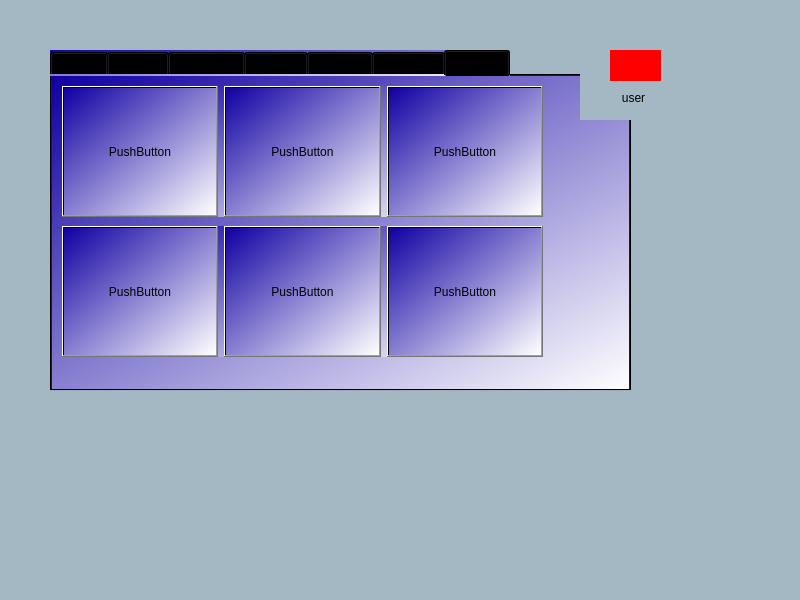
<?xml version="1.0" encoding="UTF-8"?>
<ui version="4.0">
 <class>MainWindow</class>
 <widget class="QMainWindow" name="MainWindow">
  <property name="geometry">
   <rect>
    <x>0</x>
    <y>0</y>
    <width>800</width>
    <height>600</height>
   </rect>
  </property>
  <property name="windowTitle">
   <string>Cartelera</string>
  </property>
  <property name="autoFillBackground">
   <bool>false</bool>
  </property>
  <property name="styleSheet">
   <string notr="true">background-color: #A4B8C4</string>
  </property>
  <widget class="QWidget" name="centralwidget">
   <widget class="QTabWidget" name="dias">
    <property name="geometry">
     <rect>
      <x>50</x>
      <y>50</y>
      <width>581</width>
      <height>341</height>
     </rect>
    </property>
    <property name="autoFillBackground">
     <bool>false</bool>
    </property>
    <property name="styleSheet">
     <string notr="true">background-color: qlineargradient(spread:pad, x1:0, y1:0, x2:1, y2:1, stop:0 rgba(16, 0, 162, 255), stop:1 rgba(255, 255, 255, 255));</string>
    </property>
    <property name="currentIndex">
     <number>6</number>
    </property>
    <widget class="QWidget" name="Lunes">
     <attribute name="title">
      <string>Lunes</string>
     </attribute>
     <layout class="QVBoxLayout" name="verticalLayout">
      <item>
       <layout class="QHBoxLayout" name="horizontalLayout_13">
        <item>
         <widget class="QPushButton" name="pushButton_37">
          <property name="sizePolicy">
           <sizepolicy hsizetype="Expanding" vsizetype="Expanding">
            <horstretch>0</horstretch>
            <verstretch>0</verstretch>
           </sizepolicy>
          </property>
          <property name="text">
           <string>PushButton</string>
          </property>
         </widget>
        </item>
        <item>
         <widget class="QPushButton" name="pushButton_39">
          <property name="sizePolicy">
           <sizepolicy hsizetype="Expanding" vsizetype="Expanding">
            <horstretch>0</horstretch>
            <verstretch>0</verstretch>
           </sizepolicy>
          </property>
          <property name="text">
           <string>PushButton</string>
          </property>
         </widget>
        </item>
        <item>
         <widget class="QPushButton" name="pushButton_38">
          <property name="sizePolicy">
           <sizepolicy hsizetype="Expanding" vsizetype="Expanding">
            <horstretch>0</horstretch>
            <verstretch>0</verstretch>
           </sizepolicy>
          </property>
          <property name="text">
           <string>PushButton</string>
          </property>
         </widget>
        </item>
       </layout>
      </item>
      <item>
       <layout class="QHBoxLayout" name="horizontalLayout_14">
        <item>
         <widget class="QPushButton" name="pushButton_40">
          <property name="sizePolicy">
           <sizepolicy hsizetype="Expanding" vsizetype="Expanding">
            <horstretch>0</horstretch>
            <verstretch>0</verstretch>
           </sizepolicy>
          </property>
          <property name="text">
           <string>PushButton</string>
          </property>
         </widget>
        </item>
        <item>
         <widget class="QPushButton" name="pushButton_41">
          <property name="sizePolicy">
           <sizepolicy hsizetype="Expanding" vsizetype="Expanding">
            <horstretch>0</horstretch>
            <verstretch>0</verstretch>
           </sizepolicy>
          </property>
          <property name="text">
           <string>PushButton</string>
          </property>
         </widget>
        </item>
        <item>
         <widget class="QPushButton" name="pushButton_42">
          <property name="sizePolicy">
           <sizepolicy hsizetype="Expanding" vsizetype="Expanding">
            <horstretch>0</horstretch>
            <verstretch>0</verstretch>
           </sizepolicy>
          </property>
          <property name="text">
           <string>PushButton</string>
          </property>
         </widget>
        </item>
       </layout>
      </item>
     </layout>
    </widget>
    <widget class="QWidget" name="Martes">
     <attribute name="title">
      <string>Martes</string>
     </attribute>
     <layout class="QVBoxLayout" name="verticalLayout_3">
      <item>
       <layout class="QHBoxLayout" name="horizontalLayout_11">
        <item>
         <widget class="QPushButton" name="pushButton_31">
          <property name="sizePolicy">
           <sizepolicy hsizetype="Expanding" vsizetype="Expanding">
            <horstretch>0</horstretch>
            <verstretch>0</verstretch>
           </sizepolicy>
          </property>
          <property name="text">
           <string>PushButton</string>
          </property>
         </widget>
        </item>
        <item>
         <widget class="QPushButton" name="pushButton_32">
          <property name="sizePolicy">
           <sizepolicy hsizetype="Expanding" vsizetype="Expanding">
            <horstretch>0</horstretch>
            <verstretch>0</verstretch>
           </sizepolicy>
          </property>
          <property name="text">
           <string>PushButton</string>
          </property>
         </widget>
        </item>
        <item>
         <widget class="QPushButton" name="pushButton_33">
          <property name="sizePolicy">
           <sizepolicy hsizetype="Expanding" vsizetype="Expanding">
            <horstretch>0</horstretch>
            <verstretch>0</verstretch>
           </sizepolicy>
          </property>
          <property name="text">
           <string>PushButton</string>
          </property>
         </widget>
        </item>
       </layout>
      </item>
      <item>
       <layout class="QHBoxLayout" name="horizontalLayout_12">
        <item>
         <widget class="QPushButton" name="pushButton_34">
          <property name="sizePolicy">
           <sizepolicy hsizetype="Expanding" vsizetype="Expanding">
            <horstretch>0</horstretch>
            <verstretch>0</verstretch>
           </sizepolicy>
          </property>
          <property name="text">
           <string>PushButton</string>
          </property>
         </widget>
        </item>
        <item>
         <widget class="QPushButton" name="pushButton_35">
          <property name="sizePolicy">
           <sizepolicy hsizetype="Expanding" vsizetype="Expanding">
            <horstretch>0</horstretch>
            <verstretch>0</verstretch>
           </sizepolicy>
          </property>
          <property name="text">
           <string>PushButton</string>
          </property>
         </widget>
        </item>
        <item>
         <widget class="QPushButton" name="pushButton_36">
          <property name="sizePolicy">
           <sizepolicy hsizetype="Expanding" vsizetype="Expanding">
            <horstretch>0</horstretch>
            <verstretch>0</verstretch>
           </sizepolicy>
          </property>
          <property name="text">
           <string>PushButton</string>
          </property>
         </widget>
        </item>
       </layout>
      </item>
     </layout>
    </widget>
    <widget class="QWidget" name="Miercoles">
     <attribute name="title">
      <string>Miercoles</string>
     </attribute>
     <widget class="QWidget" name="horizontalLayoutWidget">
      <property name="geometry">
       <rect>
        <x>10</x>
        <y>10</y>
        <width>481</width>
        <height>131</height>
       </rect>
      </property>
      <layout class="QHBoxLayout" name="horizontalLayout">
       <item>
        <widget class="QPushButton" name="pushButton_3">
         <property name="sizePolicy">
          <sizepolicy hsizetype="Expanding" vsizetype="Expanding">
           <horstretch>0</horstretch>
           <verstretch>0</verstretch>
          </sizepolicy>
         </property>
         <property name="text">
          <string>PushButton</string>
         </property>
        </widget>
       </item>
       <item>
        <widget class="QPushButton" name="pushButton_2">
         <property name="sizePolicy">
          <sizepolicy hsizetype="Expanding" vsizetype="Expanding">
           <horstretch>0</horstretch>
           <verstretch>0</verstretch>
          </sizepolicy>
         </property>
         <property name="text">
          <string>PushButton</string>
         </property>
        </widget>
       </item>
       <item>
        <widget class="QPushButton" name="pushButton">
         <property name="sizePolicy">
          <sizepolicy hsizetype="Expanding" vsizetype="Expanding">
           <horstretch>0</horstretch>
           <verstretch>0</verstretch>
          </sizepolicy>
         </property>
         <property name="text">
          <string>PushButton</string>
         </property>
        </widget>
       </item>
      </layout>
     </widget>
     <widget class="QWidget" name="horizontalLayoutWidget_2">
      <property name="geometry">
       <rect>
        <x>10</x>
        <y>150</y>
        <width>481</width>
        <height>131</height>
       </rect>
      </property>
      <layout class="QHBoxLayout" name="horizontalLayout_2">
       <item>
        <widget class="QPushButton" name="pushButton_5">
         <property name="sizePolicy">
          <sizepolicy hsizetype="Expanding" vsizetype="Expanding">
           <horstretch>0</horstretch>
           <verstretch>0</verstretch>
          </sizepolicy>
         </property>
         <property name="text">
          <string>PushButton</string>
         </property>
        </widget>
       </item>
       <item>
        <widget class="QPushButton" name="pushButton_4">
         <property name="sizePolicy">
          <sizepolicy hsizetype="Expanding" vsizetype="Expanding">
           <horstretch>0</horstretch>
           <verstretch>0</verstretch>
          </sizepolicy>
         </property>
         <property name="text">
          <string>PushButton</string>
         </property>
        </widget>
       </item>
       <item>
        <widget class="QPushButton" name="pushButton_6">
         <property name="sizePolicy">
          <sizepolicy hsizetype="Expanding" vsizetype="Expanding">
           <horstretch>0</horstretch>
           <verstretch>0</verstretch>
          </sizepolicy>
         </property>
         <property name="text">
          <string>PushButton</string>
         </property>
        </widget>
       </item>
      </layout>
     </widget>
    </widget>
    <widget class="QWidget" name="Jueves">
     <attribute name="title">
      <string>Jueves</string>
     </attribute>
     <widget class="QWidget" name="horizontalLayoutWidget_3">
      <property name="geometry">
       <rect>
        <x>10</x>
        <y>10</y>
        <width>481</width>
        <height>131</height>
       </rect>
      </property>
      <layout class="QHBoxLayout" name="horizontalLayout_3">
       <item>
        <widget class="QPushButton" name="pushButton_7">
         <property name="sizePolicy">
          <sizepolicy hsizetype="Expanding" vsizetype="Expanding">
           <horstretch>0</horstretch>
           <verstretch>0</verstretch>
          </sizepolicy>
         </property>
         <property name="text">
          <string>PushButton</string>
         </property>
        </widget>
       </item>
       <item>
        <widget class="QPushButton" name="pushButton_8">
         <property name="sizePolicy">
          <sizepolicy hsizetype="Expanding" vsizetype="Expanding">
           <horstretch>0</horstretch>
           <verstretch>0</verstretch>
          </sizepolicy>
         </property>
         <property name="text">
          <string>PushButton</string>
         </property>
        </widget>
       </item>
       <item>
        <widget class="QPushButton" name="pushButton_9">
         <property name="sizePolicy">
          <sizepolicy hsizetype="Expanding" vsizetype="Expanding">
           <horstretch>0</horstretch>
           <verstretch>0</verstretch>
          </sizepolicy>
         </property>
         <property name="text">
          <string>PushButton</string>
         </property>
        </widget>
       </item>
      </layout>
     </widget>
     <widget class="QWidget" name="horizontalLayoutWidget_4">
      <property name="geometry">
       <rect>
        <x>10</x>
        <y>150</y>
        <width>481</width>
        <height>131</height>
       </rect>
      </property>
      <layout class="QHBoxLayout" name="horizontalLayout_4">
       <item>
        <widget class="QPushButton" name="pushButton_10">
         <property name="sizePolicy">
          <sizepolicy hsizetype="Expanding" vsizetype="Expanding">
           <horstretch>0</horstretch>
           <verstretch>0</verstretch>
          </sizepolicy>
         </property>
         <property name="text">
          <string>PushButton</string>
         </property>
        </widget>
       </item>
       <item>
        <widget class="QPushButton" name="pushButton_11">
         <property name="sizePolicy">
          <sizepolicy hsizetype="Expanding" vsizetype="Expanding">
           <horstretch>0</horstretch>
           <verstretch>0</verstretch>
          </sizepolicy>
         </property>
         <property name="text">
          <string>PushButton</string>
         </property>
        </widget>
       </item>
       <item>
        <widget class="QPushButton" name="pushButton_12">
         <property name="sizePolicy">
          <sizepolicy hsizetype="Expanding" vsizetype="Expanding">
           <horstretch>0</horstretch>
           <verstretch>0</verstretch>
          </sizepolicy>
         </property>
         <property name="text">
          <string>PushButton</string>
         </property>
        </widget>
       </item>
      </layout>
     </widget>
    </widget>
    <widget class="QWidget" name="Viernes">
     <attribute name="title">
      <string>Viernes</string>
     </attribute>
     <widget class="QWidget" name="horizontalLayoutWidget_5">
      <property name="geometry">
       <rect>
        <x>10</x>
        <y>10</y>
        <width>481</width>
        <height>131</height>
       </rect>
      </property>
      <layout class="QHBoxLayout" name="horizontalLayout_5">
       <item>
        <widget class="QPushButton" name="pushButton_13">
         <property name="sizePolicy">
          <sizepolicy hsizetype="Expanding" vsizetype="Expanding">
           <horstretch>0</horstretch>
           <verstretch>0</verstretch>
          </sizepolicy>
         </property>
         <property name="text">
          <string>PushButton</string>
         </property>
        </widget>
       </item>
       <item>
        <widget class="QPushButton" name="pushButton_14">
         <property name="sizePolicy">
          <sizepolicy hsizetype="Expanding" vsizetype="Expanding">
           <horstretch>0</horstretch>
           <verstretch>0</verstretch>
          </sizepolicy>
         </property>
         <property name="text">
          <string>PushButton</string>
         </property>
        </widget>
       </item>
       <item>
        <widget class="QPushButton" name="pushButton_15">
         <property name="sizePolicy">
          <sizepolicy hsizetype="Expanding" vsizetype="Expanding">
           <horstretch>0</horstretch>
           <verstretch>0</verstretch>
          </sizepolicy>
         </property>
         <property name="text">
          <string>PushButton</string>
         </property>
        </widget>
       </item>
      </layout>
     </widget>
     <widget class="QWidget" name="horizontalLayoutWidget_6">
      <property name="geometry">
       <rect>
        <x>10</x>
        <y>150</y>
        <width>481</width>
        <height>131</height>
       </rect>
      </property>
      <layout class="QHBoxLayout" name="horizontalLayout_6">
       <item>
        <widget class="QPushButton" name="pushButton_16">
         <property name="sizePolicy">
          <sizepolicy hsizetype="Expanding" vsizetype="Expanding">
           <horstretch>0</horstretch>
           <verstretch>0</verstretch>
          </sizepolicy>
         </property>
         <property name="text">
          <string>PushButton</string>
         </property>
        </widget>
       </item>
       <item>
        <widget class="QPushButton" name="pushButton_17">
         <property name="sizePolicy">
          <sizepolicy hsizetype="Expanding" vsizetype="Expanding">
           <horstretch>0</horstretch>
           <verstretch>0</verstretch>
          </sizepolicy>
         </property>
         <property name="text">
          <string>PushButton</string>
         </property>
        </widget>
       </item>
       <item>
        <widget class="QPushButton" name="pushButton_18">
         <property name="sizePolicy">
          <sizepolicy hsizetype="Expanding" vsizetype="Expanding">
           <horstretch>0</horstretch>
           <verstretch>0</verstretch>
          </sizepolicy>
         </property>
         <property name="text">
          <string>PushButton</string>
         </property>
        </widget>
       </item>
      </layout>
     </widget>
    </widget>
    <widget class="QWidget" name="Domingo">
     <attribute name="title">
      <string>Domingo</string>
     </attribute>
     <layout class="QHBoxLayout" name="horizontalLayout_9">
      <item>
       <widget class="QListWidget" name="listWidget">
        <property name="styleSheet">
         <string notr="true">font: 18pt &quot;MS Reference Sans Serif&quot;;
background-color: rgb(255, 118, 39);
alternate-background-color: rgb(30, 52, 255);
color: rgb(252, 255, 254);
</string>
        </property>
        <item>
         <property name="text">
          <string>dacasdcfv</string>
         </property>
        </item>
        <item>
         <property name="text">
          <string>reg</string>
         </property>
        </item>
        <item>
         <property name="text">
          <string>greg</string>
         </property>
        </item>
        <item>
         <property name="text">
          <string>rgwerg</string>
         </property>
        </item>
       </widget>
      </item>
     </layout>
    </widget>
    <widget class="QWidget" name="Sabado">
     <attribute name="title">
      <string>Sabado</string>
     </attribute>
     <widget class="QWidget" name="horizontalLayoutWidget_7">
      <property name="geometry">
       <rect>
        <x>10</x>
        <y>10</y>
        <width>481</width>
        <height>131</height>
       </rect>
      </property>
      <layout class="QHBoxLayout" name="horizontalLayout_7">
       <item>
        <widget class="QPushButton" name="pushButton_19">
         <property name="sizePolicy">
          <sizepolicy hsizetype="Expanding" vsizetype="Expanding">
           <horstretch>0</horstretch>
           <verstretch>0</verstretch>
          </sizepolicy>
         </property>
         <property name="text">
          <string>PushButton</string>
         </property>
        </widget>
       </item>
       <item>
        <widget class="QPushButton" name="pushButton_20">
         <property name="sizePolicy">
          <sizepolicy hsizetype="Expanding" vsizetype="Expanding">
           <horstretch>0</horstretch>
           <verstretch>0</verstretch>
          </sizepolicy>
         </property>
         <property name="text">
          <string>PushButton</string>
         </property>
        </widget>
       </item>
       <item>
        <widget class="QPushButton" name="pushButton_21">
         <property name="sizePolicy">
          <sizepolicy hsizetype="Expanding" vsizetype="Expanding">
           <horstretch>0</horstretch>
           <verstretch>0</verstretch>
          </sizepolicy>
         </property>
         <property name="text">
          <string>PushButton</string>
         </property>
        </widget>
       </item>
      </layout>
     </widget>
     <widget class="QWidget" name="horizontalLayoutWidget_8">
      <property name="geometry">
       <rect>
        <x>10</x>
        <y>150</y>
        <width>481</width>
        <height>131</height>
       </rect>
      </property>
      <layout class="QHBoxLayout" name="horizontalLayout_8">
       <item>
        <widget class="QPushButton" name="pushButton_22">
         <property name="sizePolicy">
          <sizepolicy hsizetype="Expanding" vsizetype="Expanding">
           <horstretch>0</horstretch>
           <verstretch>0</verstretch>
          </sizepolicy>
         </property>
         <property name="text">
          <string>PushButton</string>
         </property>
        </widget>
       </item>
       <item>
        <widget class="QPushButton" name="pushButton_23">
         <property name="sizePolicy">
          <sizepolicy hsizetype="Expanding" vsizetype="Expanding">
           <horstretch>0</horstretch>
           <verstretch>0</verstretch>
          </sizepolicy>
         </property>
         <property name="text">
          <string>PushButton</string>
         </property>
        </widget>
       </item>
       <item>
        <widget class="QPushButton" name="pushButton_24">
         <property name="sizePolicy">
          <sizepolicy hsizetype="Expanding" vsizetype="Expanding">
           <horstretch>0</horstretch>
           <verstretch>0</verstretch>
          </sizepolicy>
         </property>
         <property name="text">
          <string>PushButton</string>
         </property>
        </widget>
       </item>
      </layout>
     </widget>
    </widget>
   </widget>
   <widget class="QWidget" name="user" native="true">
    <property name="geometry">
     <rect>
      <x>580</x>
      <y>40</y>
      <width>120</width>
      <height>80</height>
     </rect>
    </property>
    <widget class="QLabel" name="username">
     <property name="geometry">
      <rect>
       <x>30</x>
       <y>50</y>
       <width>47</width>
       <height>16</height>
      </rect>
     </property>
     <property name="text">
      <string>user</string>
     </property>
     <property name="alignment">
      <set>Qt::AlignCenter</set>
     </property>
    </widget>
    <widget class="QWidget" name="widget" native="true">
     <property name="geometry">
      <rect>
       <x>30</x>
       <y>10</y>
       <width>51</width>
       <height>31</height>
      </rect>
     </property>
     <property name="styleSheet">
      <string notr="true">background-color:red;</string>
     </property>
    </widget>
   </widget>
  </widget>
  <widget class="QMenuBar" name="menubar">
   <property name="geometry">
    <rect>
     <x>0</x>
     <y>0</y>
     <width>800</width>
     <height>20</height>
    </rect>
   </property>
  </widget>
  <widget class="QStatusBar" name="statusbar"/>
 </widget>
 <resources/>
 <connections/>
</ui>
